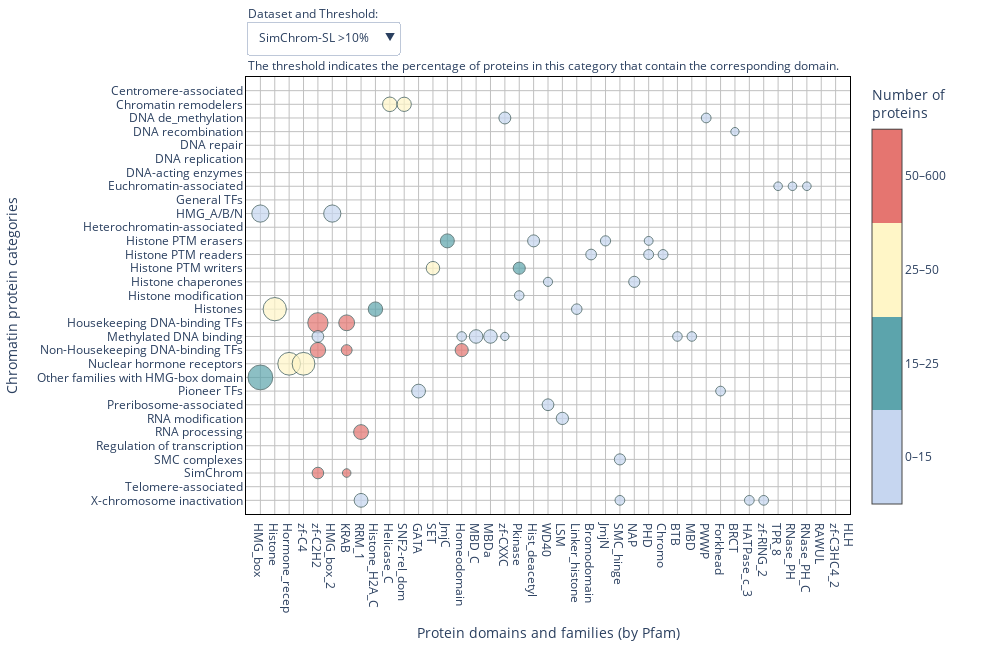

Here is the notebook cell this chart was saved with:
### Code cell
import numpy as np
import pandas as pd
import plotly.graph_objects as go

# Load data
df_perc_sl = pd.read_csv("simchrom_sl_domains_percent_0_1.csv", index_col=0).sort_index()
df_size_sl = pd.read_csv("simchrom_sl_domains_number_0_1.csv", index_col=0).sort_index()
df_perc = pd.read_csv("simchrom_domains_percent_0_1.csv", index_col=0).sort_index()
df_size = pd.read_csv("simchrom_domains_number_0_1.csv", index_col=0).sort_index()

column_order = (pd.DataFrame([df_perc.max(),df_perc_sl.max()])//5).T.sort_values([1,0],ascending=False).index

df_perc_sl = df_perc_sl[column_order]
df_size_sl = df_size_sl[column_order]
df_perc = df_perc[column_order]
df_size = df_size[column_order]

def map_color(val):
    if val < 15:
        return 0.2
    elif val < 25:
        return 0.3
    elif val < 50:
        return 0.6
    else:
        return 0.8
    
colorscale = [
    [0.0, "#c6d6f0"],
    [0.25, "#c6d6f0"],
    [0.25, "#5ca4ac"],
    [0.5, "#5ca4ac"],
    [0.5, "#fff6c7"],
    [0.75, "#fff6c7"],
    [0.75, "#e57570"],
    [1.0, "#e57570"],
]

def make_trace(df_perc, df_size, threshold):
    n_rows, n_cols = df_size.shape
    x, y = np.meshgrid(np.arange(n_cols), np.arange(n_rows))
    x = x.flatten()
    y = y.flatten()

    sizes = df_perc.values.flatten()
    colors = df_size.values.flatten()

    mask = sizes >= threshold
    x_all = x[mask]
    y_all = y[mask]
    sizes_all = sizes[mask]
    colors_all = colors[mask]
    color_cats = [map_color(val) for val in colors_all]

    return go.Scatter(
        x=x_all,
        y=y_all,
        text=[
            f"{percent:.1f}%, {num:n} proteins"
            for num, percent in zip(colors_all, sizes_all)
        ],
        name='',
        mode="markers",
        marker=dict(
            color=color_cats,
            colorscale=colorscale,
            cmin=0,
            cmax=1,
            colorbar=dict(
                tickvals=[i/4+1/8 for i in range(4)], 
                ticktext=["0–15","15–25","25–50","50–600"],
                title="Number of<br>proteins"
            ),
            size=sizes_all,
            opacity=0.7,
            sizemode="area",
            sizeref=0.3,
            line_width=1,
            line_color="DarkSlateGrey"
        ),
        showlegend=False,
        visible=False
    )

thresholds = [0.1, 5, 10]
data = []

# Create all traces
for df_p, df_s in [(df_perc, df_size), (df_perc_sl, df_size_sl)]:
    for th in thresholds:
        trace = make_trace(df_p, df_s, th)
        data.append(trace)

# Set default visible trace
data[-1].visible = True

# Dropdowns
n_thresholds = len(thresholds)
thresholds_max_x = [df_size.shape[1],(df_perc_sl.max()>=5).sum()+2,(df_perc_sl.max()>=10).sum()+2]*2
plot_sizes = [1600,1200,1000]*2



    
buttons = []

for i, (ds_label, ds_idx) in enumerate(zip(['SimChrom']*n_thresholds+['SimChrom-SL']*n_thresholds, [0]*n_thresholds+[1]*n_thresholds)):
    th = thresholds[i % 3]
    max_x = thresholds_max_x[i]
    vis = [False] * len(data)
    vis[i] = True

    buttons.append(dict(
        label=f"{ds_label} >{th}%",
        method="update",
        args=[
            {"visible": vis},
            {"xaxis.range": [-1,max_x], "width":plot_sizes[i]},
        ]
        
    ))
    
    
# Figure
fig = go.Figure(data=data)
fig.update_layout(
    autosize=False,
    width=1000,
    height=650,
    xaxis=dict(
        title="Protein domains and families (by Pfam)",
        tickmode="array",
        tickvals=np.arange(df_size.shape[1]),
        ticktext=df_size.columns,
        gridcolor="silver",
        range=[-1, thresholds_max_x[-1]],
        zeroline=False,
        linewidth=1,
        linecolor="black",
        showline=True,
        mirror=True,
    ),
    yaxis=dict(
        title="Chromatin protein categories",
        tickmode="array",
        tickvals=np.arange(df_size.shape[0]),
        ticktext=df_size.index,
        gridcolor="silver",
        range=[df_size.shape[0], -1],
        zeroline=False,
        linewidth=1,
        linecolor="black",
        showline=True,
        mirror=True,
    ),
    margin=dict(r=150, t=50),
    plot_bgcolor="white",
    dragmode=False,
    updatemenus=[
        dict(
            buttons=buttons,
            direction="down",
            active=len(buttons) - 1,
            x=0.00,
            y=1.15,
            showactive=True,
            pad={"r": 10, "t": 10},
            xanchor="left",
            yanchor="top",
        ),
        # dict(
        #     buttons=buttons_threshold,
        #     direction="down",
        #     x=0.25,
        #     y=1.15,
        #     showactive=True,
        #     pad={"r": 10, "t": 10},
        #     xanchor="left",
        #     yanchor="top",
        # ),
    ],
    annotations=[
        dict(text="Dataset and Threshold:", x=0, y=1.17, xref="paper", yref="paper", showarrow=False),
        dict(text="The threshold indicates the percentage of proteins in this category that contain the corresponding domain.",
             x=0, y=1.05, xref="paper", yref="paper", showarrow=False),
        
    ]
)


js_snippet = '''
var plot = $('#SHvsPfam_plot');
plot.on('plotly_click', function(data){
    var pts = '';
    var point = data.points[0];
    console.log(plot.layout.xaxis.ticktext[point.x]);
    console.log(plot.layout.yaxis.ticktext[point.y]);
});
'''
config = {
    'scrollZoom': False,  # Disable scroll to zoom
    'modeBarButtonsToRemove': ['zoom2d'],
    'displayModeBar': False,  # Hide the mode bar (toolbar)
    'doubleClick': False,  # Disable double click to reset zoom
    'editable': False,  # Disable edits like moving title and axes
    'staticPlot': False  # Disable all interactivity (makes the plot static)
}

fig.write_html("SHvsPfam_plot.html", full_html=False,div_id='SHvsPfam_plot',include_plotlyjs='js/plotly-2.35.2.min.js',config=config)


fig.show()

### Figure 1 — Plotly figure (JSON) as saved in the notebook; plotly's stock layout.template omitted (floating-point values rounded to 4 significant figures; data arrays with more than 128 entries replaced by an {"elided": "..."} marker saying what was removed)
{"data": [{"marker": {"cmax": 1, "cmin": 0, "color": {"elided": "946 float values"}, "colorbar": {"ticktext": ["0–15", "15–25", "25–50", "50–600"], "tickvals": [0.125, 0.375, 0.625, 0.875], "title": {"text": "Number of<br>proteins"}}, "colorscale": [[0, "#c6d6f0"], [0.25, "#c6d6f0"], [0.25, "#5ca4ac"], [0.5, "#5ca4ac"], [0.5, "#fff6c7"], [0.75, "#fff6c7"], [0.75, "#e57570"], [1, "#e57570"]], "line": {"color": "DarkSlateGrey", "width": 1}, "opacity": 0.7, "size": {"elided": "946 float values"}, "sizemode": "area", "sizeref": 0.3}, "mode": "markers", "name": "", "showlegend": false, "text": {"elided": "946 str values"}, "type": "scatter", "visible": false, "x": {"elided": "946 int values"}, "y": {"elided": "946 int values"}}, {"marker": {"cmax": 1, "cmin": 0, "color": [0.2, 0.6, 0.6, 0.2, 0.2, 0.2, 0.2, 0.2, 0.2, 0.2, 0.2, 0.2, 0.3, 0.2, 0.2, 0.6, 0.6, 0.3, 0.2, 0.2, 0.2, 0.2, 0.2, 0.2, 0.2, 0.2, 0.2, 0.2, 0.2, 0.2, 0.2, 0.2, 0.3, 0.2, 0.2, 0.2, 0.2, 0.2, 0.2, 0.2, 0.2, 0.2, 0.2, 0.2, 0.2, 0.2, 0.3, 0.3, 0.2, 0.2, 0.6, 0.3, 0.2, 0.2, 0.2, 0.2, 0.2, 0.2, 0.2, 0.6, 0.3, 0.6, 0.3, 0.6, 0.3, 0.2, 0.8, 0.8, 0.6, 0.6, 0.6, 0.6, 0.2, 0.2, 0.2, 0.2, 0.2, 0.2, 0.2, 0.2, 0.8, 0.8, 0.8, 0.8, 0.6, 0.6, 0.2, 0.2, 0.6, 0.2, 0.2, 0.2, 0.2, 0.2, 0.2, 0.2, 0.2, 0.8, 0.3, 0.3, 0.8, 0.8, 0.8, 0.8, 0.8, 0.2, 0.8, 0.8, 0.8, 0.2, 0.2, 0.2, 0.2, 0.2, 0.2, 0.2, 0.2, 0.2, 0.2, 0.2, 0.2], "colorbar": {"ticktext": ["0–15", "15–25", "25–50", "50–600"], "tickvals": [0.125, 0.375, 0.625, 0.875], "title": {"text": "Number of<br>proteins"}}, "colorscale": [[0, "#c6d6f0"], [0.25, "#c6d6f0"], [0.25, "#5ca4ac"], [0.5, "#5ca4ac"], [0.5, "#fff6c7"], [0.75, "#fff6c7"], [0.75, "#e57570"], [1, "#e57570"]], "line": {"color": "DarkSlateGrey", "width": 1}, "opacity": 0.7, "size": [5.195, 29.73, 28.83, 9.91, 10.81, 8.108, 21.43, 14.29, 7.143, 5.479, 6.849, 8.219, 5.405, 5.556, 5.051, 19.52, 12.75, 5.976, 6.122, 8.163, 6.78, 5.085, 44.44, 44.44, 6.944, 6.944, 6.944, 5.556, 9.722, 12.5, 5.556, 5.556, 28.85, 21.15, 15.38, 11.54, 7.692, 5.769, 7.692, 5.769, 5.769, 9.615, 5.769, 5.769, 7.692, 6.796, 15.53, 16.5, 13.59, 7.767, 26.53, 21.43, 6.122, 9.184, 6.122, 5.102, 7.143, 12.5, 18.75, 12.7, 8.333, 12.3, 7.54, 81.48, 31.48, 16.67, 58.09, 34.74, 5.699, 6.25, 7.169, 7.353, 17.65, 11.76, 23.53, 23.53, 17.65, 5.882, 11.76, 11.76, 33.37, 16.2, 24.3, 9.19, 77.97, 77.97, 6.78, 5.085, 92.59, 7.407, 28.57, 9.524, 14.29, 9.524, 19.18, 14.81, 18.52, 30.26, 8.333, 7.895, 39.49, 21.55, 13.94, 6.671, 5.337, 18.52, 20.17, 10.96, 7.059, 14.29, 7.143, 7.143, 7.143, 7.143, 7.143, 7.143, 7.143, 14.29, 14.29, 7.143, 7.143], "sizemode": "area", "sizeref": 0.3}, "mode": "markers", "name": "", "showlegend": false, "text": ["5.2%, 12 proteins", "29.7%, 33 proteins", "28.8%, 32 proteins", "9.9%, 11 proteins", "10.8%, 12 proteins", "8.1%, 9 proteins", "21.4%, 3 proteins", "14.3%, 2 proteins", "7.1%, 1 proteins", "5.5%, 4 proteins", "6.8%, 5 proteins", "8.2%, 6 proteins", "5.4%, 18 proteins", "5.6%, 11 proteins", "5.1%, 10 proteins", "19.5%, 49 proteins", "12.7%, 32 proteins", "6.0%, 15 proteins", "6.1%, 3 proteins", "8.2%, 4 proteins", "6.8%, 4 proteins", "5.1%, 3 proteins", "44.4%, 4 proteins", "44.4%, 4 proteins", "6.9%, 5 proteins", "6.9%, 5 proteins", "6.9%, 5 proteins", "5.6%, 4 proteins", "9.7%, 7 proteins", "12.5%, 9 proteins", "5.6%, 4 proteins", "5.6%, 4 proteins", "28.8%, 15 proteins", "21.2%, 11 proteins", "15.4%, 8 proteins", "11.5%, 6 proteins", "7.7%, 4 proteins", "5.8%, 3 proteins", "7.7%, 4 proteins", "5.8%, 3 proteins", "5.8%, 3 proteins", "9.6%, 5 proteins", "5.8%, 3 proteins", "5.8%, 3 proteins", "7.7%, 4 proteins", "6.8%, 7 proteins", "15.5%, 16 proteins", "16.5%, 17 proteins", "13.6%, 14 proteins", "7.8%, 8 proteins", "26.5%, 26 proteins", "21.4%, 21 proteins", "6.1%, 6 proteins", "9.2%, 9 proteins", "6.1%, 6 proteins", "5.1%, 5 proteins", "7.1%, 7 proteins", "12.5%, 4 proteins", "18.8%, 6 proteins", "12.7%, 32 proteins", "8.3%, 21 proteins", "12.3%, 31 proteins", "7.5%, 19 proteins", "81.5%, 44 proteins", "31.5%, 17 proteins", "16.7%, 9 proteins", "58.1%, 316 proteins", "34.7%, 189 proteins", "5.7%, 31 proteins", "6.2%, 34 proteins", "7.2%, 39 proteins", "7.4%, 40 proteins", "17.6%, 6 proteins", "11.8%, 4 proteins", "23.5%, 8 proteins", "23.5%, 8 proteins", "17.6%, 6 proteins", "5.9%, 2 proteins", "11.8%, 4 proteins", "11.8%, 4 proteins", "33.4%, 276 proteins", "16.2%, 134 proteins", "24.3%, 201 proteins", "9.2%, 76 proteins", "78.0%, 46 proteins", "78.0%, 46 proteins", "6.8%, 4 proteins", "5.1%, 3 proteins", "92.6%, 25 proteins", "7.4%, 2 proteins", "28.6%, 6 proteins", "9.5%, 2 proteins", "14.3%, 3 proteins", "9.5%, 2 proteins", "19.2%, 14 proteins", "14.8%, 4 proteins", "18.5%, 5 proteins", "30.3%, 69 proteins", "8.3%, 19 proteins", "7.9%, 18 proteins", "39.5%, 592 proteins", "21.5%, 323 proteins", "13.9%, 209 proteins", "6.7%, 100 proteins", "5.3%, 80 proteins", "18.5%, 5 proteins", "20.2%, 600 proteins", "11.0%, 326 proteins", "7.1%, 210 proteins", "14.3%, 2 proteins", "7.1%, 1 proteins", "7.1%, 1 proteins", "7.1%, 1 proteins", "7.1%, 1 proteins", "7.1%, 1 proteins", "7.1%, 1 proteins", "7.1%, 1 proteins", "14.3%, 2 proteins", "14.3%, 2 proteins", "7.1%, 1 proteins", "7.1%, 1 proteins"], "type": "scatter", "visible": false, "x": [47, 9, 10, 23, 27, 28, 17, 31, 46, 9, 33, 70, 9, 9, 72, 9, 10, 42, 27, 41, 20, 23, 0, 5, 4, 9, 10, 12, 27, 28, 30, 39, 13, 19, 24, 27, 52, 53, 54, 55, 56, 57, 58, 59, 60, 13, 23, 27, 28, 31, 12, 18, 23, 27, 49, 50, 51, 20, 26, 12, 13, 18, 27, 1, 8, 22, 4, 6, 29, 43, 44, 45, 4, 14, 15, 16, 17, 20, 29, 30, 4, 6, 14, 41, 2, 3, 41, 48, 0, 5, 11, 14, 32, 41, 20, 7, 21, 7, 9, 42, 4, 6, 14, 41, 44, 25, 4, 6, 14, 7, 13, 24, 25, 28, 33, 34, 35, 39, 40, 52, 71], "y": [0, 1, 1, 1, 1, 1, 2, 2, 2, 3, 3, 3, 4, 5, 5, 6, 6, 6, 7, 7, 8, 8, 9, 9, 10, 10, 10, 10, 10, 10, 10, 10, 11, 11, 11, 11, 11, 11, 11, 11, 11, 11, 11, 11, 11, 12, 12, 12, 12, 12, 13, 13, 13, 13, 13, 13, 13, 14, 14, 15, 15, 15, 15, 16, 16, 16, 17, 17, 17, 17, 17, 17, 18, 18, 18, 18, 18, 18, 18, 18, 19, 19, 19, 19, 20, 20, 20, 20, 21, 21, 22, 22, 22, 22, 23, 24, 24, 25, 25, 25, 26, 26, 26, 26, 26, 27, 28, 28, 28, 30, 30, 30, 30, 30, 30, 30, 30, 30, 30, 30, 30]}, {"marker": {"cmax": 1, "cmin": 0, "color": [0.6, 0.6, 0.2, 0.2, 0.2, 0.6, 0.6, 0.2, 0.2, 0.2, 0.3, 0.2, 0.2, 0.2, 0.3, 0.3, 0.2, 0.6, 0.3, 0.2, 0.2, 0.6, 0.6, 0.6, 0.3, 0.2, 0.8, 0.8, 0.2, 0.2, 0.2, 0.2, 0.2, 0.2, 0.2, 0.8, 0.8, 0.8, 0.6, 0.6, 0.6, 0.2, 0.2, 0.2, 0.2, 0.2, 0.8, 0.8, 0.8, 0.8, 0.2, 0.8, 0.8, 0.2, 0.2, 0.2], "colorbar": {"ticktext": ["0–15", "15–25", "25–50", "50–600"], "tickvals": [0.125, 0.375, 0.625, 0.875], "title": {"text": "Number of<br>proteins"}}, "colorscale": [[0, "#c6d6f0"], [0.25, "#c6d6f0"], [0.25, "#5ca4ac"], [0.5, "#5ca4ac"], [0.5, "#fff6c7"], [0.75, "#fff6c7"], [0.75, "#e57570"], [1, "#e57570"]], "line": {"color": "DarkSlateGrey", "width": 1}, "opacity": 0.7, "size": [29.73, 28.83, 10.81, 21.43, 14.29, 19.52, 12.75, 44.44, 44.44, 12.5, 28.85, 21.15, 15.38, 11.54, 15.53, 16.5, 13.59, 26.53, 21.43, 12.5, 18.75, 12.7, 12.3, 81.48, 31.48, 16.67, 58.09, 34.74, 17.65, 11.76, 23.53, 23.53, 17.65, 11.76, 11.76, 33.37, 16.2, 24.3, 77.97, 77.97, 92.59, 28.57, 14.29, 19.18, 14.81, 18.52, 30.26, 39.49, 21.55, 13.94, 18.52, 20.17, 10.96, 14.29, 14.29, 14.29], "sizemode": "area", "sizeref": 0.3}, "mode": "markers", "name": "", "showlegend": false, "text": ["29.7%, 33 proteins", "28.8%, 32 proteins", "10.8%, 12 proteins", "21.4%, 3 proteins", "14.3%, 2 proteins", "19.5%, 49 proteins", "12.7%, 32 proteins", "44.4%, 4 proteins", "44.4%, 4 proteins", "12.5%, 9 proteins", "28.8%, 15 proteins", "21.2%, 11 proteins", "15.4%, 8 proteins", "11.5%, 6 proteins", "15.5%, 16 proteins", "16.5%, 17 proteins", "13.6%, 14 proteins", "26.5%, 26 proteins", "21.4%, 21 proteins", "12.5%, 4 proteins", "18.8%, 6 proteins", "12.7%, 32 proteins", "12.3%, 31 proteins", "81.5%, 44 proteins", "31.5%, 17 proteins", "16.7%, 9 proteins", "58.1%, 316 proteins", "34.7%, 189 proteins", "17.6%, 6 proteins", "11.8%, 4 proteins", "23.5%, 8 proteins", "23.5%, 8 proteins", "17.6%, 6 proteins", "11.8%, 4 proteins", "11.8%, 4 proteins", "33.4%, 276 proteins", "16.2%, 134 proteins", "24.3%, 201 proteins", "78.0%, 46 proteins", "78.0%, 46 proteins", "92.6%, 25 proteins", "28.6%, 6 proteins", "14.3%, 3 proteins", "19.2%, 14 proteins", "14.8%, 4 proteins", "18.5%, 5 proteins", "30.3%, 69 proteins", "39.5%, 592 proteins", "21.5%, 323 proteins", "13.9%, 209 proteins", "18.5%, 5 proteins", "20.2%, 600 proteins", "11.0%, 326 proteins", "14.3%, 2 proteins", "14.3%, 2 proteins", "14.3%, 2 proteins"], "type": "scatter", "visible": false, "x": [9, 10, 27, 17, 31, 9, 10, 0, 5, 28, 13, 19, 24, 27, 23, 27, 28, 12, 18, 20, 26, 12, 18, 1, 8, 22, 4, 6, 4, 14, 15, 16, 17, 29, 30, 4, 6, 14, 2, 3, 0, 11, 32, 20, 7, 21, 7, 4, 6, 14, 25, 4, 6, 7, 39, 40], "y": [1, 1, 1, 2, 2, 6, 6, 9, 9, 10, 11, 11, 11, 11, 12, 12, 12, 13, 13, 14, 14, 15, 15, 16, 16, 16, 17, 17, 18, 18, 18, 18, 18, 18, 18, 19, 19, 19, 20, 20, 21, 22, 22, 23, 24, 24, 25, 26, 26, 26, 27, 28, 28, 30, 30, 30]}, {"marker": {"cmax": 1, "cmin": 0, "color": {"elided": "611 float values"}, "colorbar": {"ticktext": ["0–15", "15–25", "25–50", "50–600"], "tickvals": [0.125, 0.375, 0.625, 0.875], "title": {"text": "Number of<br>proteins"}}, "colorscale": [[0, "#c6d6f0"], [0.25, "#c6d6f0"], [0.25, "#5ca4ac"], [0.5, "#5ca4ac"], [0.5, "#fff6c7"], [0.75, "#fff6c7"], [0.75, "#e57570"], [1, "#e57570"]], "line": {"color": "DarkSlateGrey", "width": 1}, "opacity": 0.7, "size": {"elided": "611 float values"}, "sizemode": "area", "sizeref": 0.3}, "mode": "markers", "name": "", "showlegend": false, "text": {"elided": "611 str values"}, "type": "scatter", "visible": false, "x": {"elided": "611 int values"}, "y": {"elided": "611 int values"}}, {"marker": {"cmax": 1, "cmin": 0, "color": [0.2, 0.2, 0.2, 0.6, 0.6, 0.2, 0.2, 0.2, 0.2, 0.2, 0.2, 0.2, 0.2, 0.2, 0.2, 0.2, 0.2, 0.2, 0.3, 0.3, 0.2, 0.2, 0.2, 0.2, 0.2, 0.2, 0.2, 0.2, 0.2, 0.2, 0.2, 0.2, 0.2, 0.2, 0.3, 0.2, 0.2, 0.2, 0.2, 0.2, 0.2, 0.2, 0.2, 0.2, 0.2, 0.2, 0.2, 0.2, 0.2, 0.2, 0.2, 0.6, 0.3, 0.2, 0.2, 0.2, 0.2, 0.2, 0.2, 0.2, 0.2, 0.2, 0.2, 0.2, 0.2, 0.2, 0.2, 0.2, 0.2, 0.2, 0.2, 0.6, 0.3, 0.2, 0.8, 0.8, 0.6, 0.6, 0.6, 0.6, 0.2, 0.2, 0.2, 0.2, 0.2, 0.2, 0.2, 0.2, 0.8, 0.8, 0.8, 0.8, 0.6, 0.6, 0.6, 0.2, 0.2, 0.3, 0.2, 0.2, 0.2, 0.2, 0.2, 0.2, 0.2, 0.2, 0.8, 0.3, 0.3, 0.2, 0.2, 0.8, 0.8, 0.8, 0.2, 0.2, 0.2, 0.2, 0.2], "colorbar": {"ticktext": ["0–15", "15–25", "25–50", "50–600"], "tickvals": [0.125, 0.375, 0.625, 0.875], "title": {"text": "Number of<br>proteins"}}, "colorscale": [[0, "#c6d6f0"], [0.25, "#c6d6f0"], [0.25, "#5ca4ac"], [0.5, "#5ca4ac"], [0.5, "#fff6c7"], [0.75, "#fff6c7"], [0.75, "#e57570"], [1, "#e57570"]], "line": {"color": "DarkSlateGrey", "width": 1}, "opacity": 0.7, "size": [5.839, 6.569, 8.759, 31.82, 30.68, 5.682, 5.682, 7.955, 6.818, 5.682, 5.682, 21.43, 14.29, 7.143, 10.34, 7.778, 5.556, 5.97, 9.091, 8.021, 5.882, 5.556, 5.556, 5.556, 11.11, 11.11, 11.11, 5.556, 5.556, 7.018, 44.44, 44.44, 9.524, 9.524, 29.41, 21.57, 15.69, 11.76, 7.843, 5.882, 7.843, 5.882, 5.882, 9.804, 5.882, 5.882, 7.843, 17.28, 14.81, 14.81, 8.642, 27.37, 22.11, 5.263, 8.421, 6.316, 5.263, 7.368, 12.5, 18.75, 5.479, 6.849, 5.479, 13.7, 6.849, 6.849, 5.479, 5.479, 8.219, 8.219, 6.849, 81.48, 31.48, 16.67, 61.63, 37.57, 5.368, 6.759, 7.555, 7.952, 20.69, 13.79, 27.59, 27.59, 10.34, 6.897, 13.79, 13.79, 35.87, 17.73, 25.87, 9.733, 5.333, 77.59, 77.59, 6.897, 5.172, 92.31, 7.692, 28.57, 9.524, 14.29, 9.524, 20.9, 9.091, 22.73, 32.98, 8.511, 8.511, 8.197, 18.52, 20.17, 10.96, 7.059, 5.797, 28.57, 14.29, 14.29, 14.29], "sizemode": "area", "sizeref": 0.3}, "mode": "markers", "name": "", "showlegend": false, "text": ["5.8%, 8 proteins", "6.6%, 9 proteins", "8.8%, 12 proteins", "31.8%, 28 proteins", "30.7%, 27 proteins", "5.7%, 5 proteins", "5.7%, 5 proteins", "8.0%, 7 proteins", "6.8%, 6 proteins", "5.7%, 5 proteins", "5.7%, 5 proteins", "21.4%, 3 proteins", "14.3%, 2 proteins", "7.1%, 1 proteins", "10.3%, 3 proteins", "7.8%, 7 proteins", "5.6%, 5 proteins", "6.0%, 4 proteins", "9.1%, 17 proteins", "8.0%, 15 proteins", "5.9%, 11 proteins", "5.6%, 1 proteins", "5.6%, 1 proteins", "5.6%, 1 proteins", "11.1%, 2 proteins", "11.1%, 2 proteins", "11.1%, 2 proteins", "5.6%, 1 proteins", "5.6%, 1 proteins", "7.0%, 4 proteins", "44.4%, 4 proteins", "44.4%, 4 proteins", "9.5%, 2 proteins", "9.5%, 2 proteins", "29.4%, 15 proteins", "21.6%, 11 proteins", "15.7%, 8 proteins", "11.8%, 6 proteins", "7.8%, 4 proteins", "5.9%, 3 proteins", "7.8%, 4 proteins", "5.9%, 3 proteins", "5.9%, 3 proteins", "9.8%, 5 proteins", "5.9%, 3 proteins", "5.9%, 3 proteins", "7.8%, 4 proteins", "17.3%, 14 proteins", "14.8%, 12 proteins", "14.8%, 12 proteins", "8.6%, 7 proteins", "27.4%, 26 proteins", "22.1%, 21 proteins", "5.3%, 5 proteins", "8.4%, 8 proteins", "6.3%, 6 proteins", "5.3%, 5 proteins", "7.4%, 7 proteins", "12.5%, 4 proteins", "18.8%, 6 proteins", "5.5%, 4 proteins", "6.8%, 5 proteins", "5.5%, 4 proteins", "13.7%, 10 proteins", "6.8%, 5 proteins", "6.8%, 5 proteins", "5.5%, 4 proteins", "5.5%, 4 proteins", "8.2%, 6 proteins", "8.2%, 6 proteins", "6.8%, 5 proteins", "81.5%, 44 proteins", "31.5%, 17 proteins", "16.7%, 9 proteins", "61.6%, 310 proteins", "37.6%, 189 proteins", "5.4%, 27 proteins", "6.8%, 34 proteins", "7.6%, 38 proteins", "8.0%, 40 proteins", "20.7%, 6 proteins", "13.8%, 4 proteins", "27.6%, 8 proteins", "27.6%, 8 proteins", "10.3%, 3 proteins", "6.9%, 2 proteins", "13.8%, 4 proteins", "13.8%, 4 proteins", "35.9%, 269 proteins", "17.7%, 133 proteins", "25.9%, 194 proteins", "9.7%, 73 proteins", "5.3%, 40 proteins", "77.6%, 45 proteins", "77.6%, 45 proteins", "6.9%, 4 proteins", "5.2%, 3 proteins", "92.3%, 24 proteins", "7.7%, 2 proteins", "28.6%, 6 proteins", "9.5%, 2 proteins", "14.3%, 3 proteins", "9.5%, 2 proteins", "20.9%, 14 proteins", "9.1%, 2 proteins", "22.7%, 5 proteins", "33.0%, 62 proteins", "8.5%, 16 proteins", "8.5%, 16 proteins", "8.2%, 5 proteins", "18.5%, 5 proteins", "20.2%, 600 proteins", "11.0%, 326 proteins", "7.1%, 210 proteins", "5.8%, 4 proteins", "28.6%, 2 proteins", "14.3%, 1 proteins", "14.3%, 1 proteins", "14.3%, 1 proteins"], "type": "scatter", "visible": false, "x": [18, 20, 47, 9, 10, 11, 23, 27, 28, 62, 63, 17, 31, 46, 33, 59, 69, 20, 9, 42, 61, 7, 20, 31, 36, 37, 38, 41, 64, 20, 0, 5, 39, 40, 13, 19, 24, 27, 52, 53, 54, 55, 56, 57, 58, 59, 60, 23, 27, 28, 31, 12, 18, 23, 27, 49, 50, 51, 20, 26, 4, 12, 13, 18, 55, 56, 63, 65, 66, 67, 68, 1, 8, 22, 4, 6, 29, 43, 44, 45, 4, 14, 15, 16, 17, 20, 29, 30, 4, 6, 14, 41, 44, 2, 3, 41, 48, 0, 5, 11, 14, 32, 41, 20, 7, 21, 7, 9, 42, 20, 25, 4, 6, 14, 20, 7, 25, 34, 35], "y": [0, 0, 0, 1, 1, 1, 1, 1, 1, 1, 1, 2, 2, 2, 3, 4, 4, 5, 6, 6, 6, 7, 7, 7, 7, 7, 7, 7, 7, 8, 9, 9, 10, 10, 11, 11, 11, 11, 11, 11, 11, 11, 11, 11, 11, 11, 11, 12, 12, 12, 12, 13, 13, 13, 13, 13, 13, 13, 14, 14, 15, 15, 15, 15, 15, 15, 15, 15, 15, 15, 15, 16, 16, 16, 17, 17, 17, 17, 17, 17, 18, 18, 18, 18, 18, 18, 18, 18, 19, 19, 19, 19, 19, 20, 20, 20, 20, 21, 21, 22, 22, 22, 22, 23, 24, 24, 25, 25, 25, 26, 27, 28, 28, 28, 29, 30, 30, 30, 30]}, {"marker": {"cmax": 1, "cmin": 0, "color": [0.6, 0.6, 0.2, 0.2, 0.2, 0.2, 0.2, 0.2, 0.2, 0.2, 0.3, 0.2, 0.2, 0.2, 0.2, 0.2, 0.2, 0.6, 0.3, 0.2, 0.2, 0.2, 0.6, 0.3, 0.2, 0.8, 0.8, 0.2, 0.2, 0.2, 0.2, 0.2, 0.2, 0.2, 0.8, 0.8, 0.8, 0.6, 0.6, 0.3, 0.2, 0.2, 0.2, 0.2, 0.8, 0.2, 0.8, 0.8, 0.2, 0.2, 0.2, 0.2], "colorbar": {"ticktext": ["0–15", "15–25", "25–50", "50–600"], "tickvals": [0.125, 0.375, 0.625, 0.875], "title": {"text": "Number of<br>proteins"}}, "colorscale": [[0, "#c6d6f0"], [0.25, "#c6d6f0"], [0.25, "#5ca4ac"], [0.5, "#5ca4ac"], [0.5, "#fff6c7"], [0.75, "#fff6c7"], [0.75, "#e57570"], [1, "#e57570"]], "line": {"color": "DarkSlateGrey", "width": 1}, "opacity": 0.7, "size": [31.82, 30.68, 21.43, 14.29, 10.34, 11.11, 11.11, 11.11, 44.44, 44.44, 29.41, 21.57, 15.69, 11.76, 17.28, 14.81, 14.81, 27.37, 22.11, 12.5, 18.75, 13.7, 81.48, 31.48, 16.67, 61.63, 37.57, 20.69, 13.79, 27.59, 27.59, 10.34, 13.79, 13.79, 35.87, 17.73, 25.87, 77.59, 77.59, 92.31, 28.57, 14.29, 20.9, 22.73, 32.98, 18.52, 20.17, 10.96, 28.57, 14.29, 14.29, 14.29], "sizemode": "area", "sizeref": 0.3}, "mode": "markers", "name": "", "showlegend": false, "text": ["31.8%, 28 proteins", "30.7%, 27 proteins", "21.4%, 3 proteins", "14.3%, 2 proteins", "10.3%, 3 proteins", "11.1%, 2 proteins", "11.1%, 2 proteins", "11.1%, 2 proteins", "44.4%, 4 proteins", "44.4%, 4 proteins", "29.4%, 15 proteins", "21.6%, 11 proteins", "15.7%, 8 proteins", "11.8%, 6 proteins", "17.3%, 14 proteins", "14.8%, 12 proteins", "14.8%, 12 proteins", "27.4%, 26 proteins", "22.1%, 21 proteins", "12.5%, 4 proteins", "18.8%, 6 proteins", "13.7%, 10 proteins", "81.5%, 44 proteins", "31.5%, 17 proteins", "16.7%, 9 proteins", "61.6%, 310 proteins", "37.6%, 189 proteins", "20.7%, 6 proteins", "13.8%, 4 proteins", "27.6%, 8 proteins", "27.6%, 8 proteins", "10.3%, 3 proteins", "13.8%, 4 proteins", "13.8%, 4 proteins", "35.9%, 269 proteins", "17.7%, 133 proteins", "25.9%, 194 proteins", "77.6%, 45 proteins", "77.6%, 45 proteins", "92.3%, 24 proteins", "28.6%, 6 proteins", "14.3%, 3 proteins", "20.9%, 14 proteins", "22.7%, 5 proteins", "33.0%, 62 proteins", "18.5%, 5 proteins", "20.2%, 600 proteins", "11.0%, 326 proteins", "28.6%, 2 proteins", "14.3%, 1 proteins", "14.3%, 1 proteins", "14.3%, 1 proteins"], "type": "scatter", "visible": true, "x": [9, 10, 17, 31, 33, 36, 37, 38, 0, 5, 13, 19, 24, 27, 23, 27, 28, 12, 18, 20, 26, 18, 1, 8, 22, 4, 6, 4, 14, 15, 16, 17, 29, 30, 4, 6, 14, 2, 3, 0, 11, 32, 20, 21, 7, 25, 4, 6, 7, 25, 34, 35], "y": [1, 1, 2, 2, 3, 7, 7, 7, 9, 9, 11, 11, 11, 11, 12, 12, 12, 13, 13, 14, 14, 15, 16, 16, 16, 17, 17, 18, 18, 18, 18, 18, 18, 18, 19, 19, 19, 20, 20, 21, 22, 22, 23, 24, 25, 27, 28, 28, 30, 30, 30, 30]}], "layout": {"annotations": [{"showarrow": false, "text": "Dataset and Threshold:", "x": 0, "xref": "paper", "y": 1.17, "yref": "paper"}, {"showarrow": false, "text": "The threshold indicates the percentage of proteins in this category that contain the corresponding domain.", "x": 0, "xref": "paper", "y": 1.05, "yref": "paper"}], "autosize": false, "dragmode": false, "height": 650, "margin": {"r": 150, "t": 50}, "plot_bgcolor": "white", "updatemenus": [{"active": 5, "buttons": [{"args": [{"visible": [true, false, false, false, false, false]}, {"width": 1600, "xaxis.range": [-1, 140]}], "label": "SimChrom >0.1%", "method": "update"}, {"args": [{"visible": [false, true, false, false, false, false]}, {"width": 1200, "xaxis.range": [-1, 72]}], "label": "SimChrom >5%", "method": "update"}, {"args": [{"visible": [false, false, true, false, false, false]}, {"width": 1000, "xaxis.range": [-1, 41]}], "label": "SimChrom >10%", "method": "update"}, {"args": [{"visible": [false, false, false, true, false, false]}, {"width": 1600, "xaxis.range": [-1, 140]}], "label": "SimChrom-SL >0.1%", "method": "update"}, {"args": [{"visible": [false, false, false, false, true, false]}, {"width": 1200, "xaxis.range": [-1, 72]}], "label": "SimChrom-SL >5%", "method": "update"}, {"args": [{"visible": [false, false, false, false, false, true]}, {"width": 1000, "xaxis.range": [-1, 41]}], "label": "SimChrom-SL >10%", "method": "update"}], "direction": "down", "pad": {"r": 10, "t": 10}, "showactive": true, "x": 0, "xanchor": "left", "y": 1.15, "yanchor": "top"}], "width": 1000, "xaxis": {"gridcolor": "silver", "linecolor": "black", "linewidth": 1, "mirror": true, "range": [-1, 41], "showline": true, "tickmode": "array", "ticktext": {"elided": "140 str values"}, "tickvals": {"elided": "140 int values"}, "title": {"text": "Protein domains and families (by Pfam)"}, "type": "linear", "zeroline": false}, "yaxis": {"gridcolor": "silver", "linecolor": "black", "linewidth": 1, "mirror": true, "range": [31, -1], "showline": true, "tickmode": "array", "ticktext": ["Centromere-associated", "Chromatin remodelers", "DNA de_methylation", "DNA recombination", "DNA repair", "DNA replication", "DNA-acting enzymes", "Euchromatin-associated", "General TFs", "HMG_A/B/N", "Heterochromatin-associated", "Histone PTM erasers", "Histone PTM readers", "Histone PTM writers", "Histone chaperones", "Histone modification", "Histones", "Housekeeping DNA-binding TFs", "Methylated DNA binding", "Non-Housekeeping DNA-binding TFs", "Nuclear hormone receptors", "Other families with HMG-box domain", "Pioneer TFs", "Preribosome-associated", "RNA modification", "RNA processing", "Regulation of transcription", "SMC complexes", "SimChrom", "Telomere-associated", "X-chromosome inactivation"], "tickvals": [0, 1, 2, 3, 4, 5, 6, 7, 8, 9, 10, 11, 12, 13, 14, 15, 16, 17, 18, 19, 20, 21, 22, 23, 24, 25, 26, 27, 28, 29, 30], "title": {"text": "Chromatin protein categories"}, "type": "linear", "zeroline": false}}}
